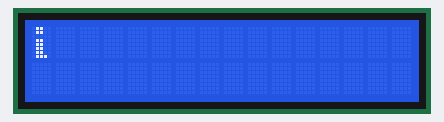
The sketch below on a simulated Arduino Uno, built with avr-gcc and run on an emulated ATmega328P. Parts: 16×2 character LCD.

Above: at 0.09 s.
At 49.4 s:
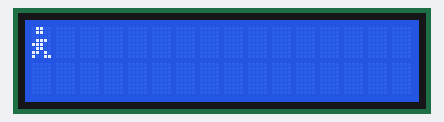

The sketch:

CE_Ejercicio1.ino
```cpp
#include <LCD_I2C.h>

LCD_I2C lcd(0x27, 16, 2); // Default address of most PCF8574 modules, change according

byte P1[8] =  //Se define el caracter P1
{
    0b01100,
    0b01100,
    0b00000,
    0b01100,
    0b01100,
    0b01100,
    0b01100,
    0b01110,
};

byte P2[8] =  //Se define el caracter P2
{
    0b01100,
    0b01100,
    0b00000,
    0b01110,
    0b11100,
    0b01100,
    0b11010,
    0b10011,
};


void setup()
{
    lcd.begin();  //Inicia el display LCD
    lcd.backlight(); //Prende la luz de fondo
    lcd.clear();

    //Crea nuevos caracteres
    lcd.createChar(0, P1);
    lcd.createChar(1, P2);
}

void loop(){
  while(1){
    lcd.setCursor(0,0); //Se selecciona la columna 0 fila 0
    lcd.write(0); //Se imprime el caracter P1
    delay(50);
    lcd.clear(); //Se limpia la pantalla
    lcd.setCursor(0,0); //SE selecciona la columna 0 fila 0
    lcd.write(1); //Se imprime el caracter P2
    delay(50);
    lcd.clear(); //Se limpia la pantalla
  }
}
```
